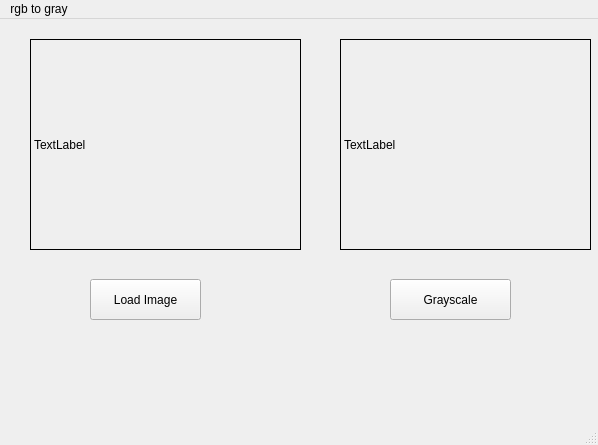
<?xml version="1.0" encoding="UTF-8"?>
<ui version="4.0">
 <class>MainWindow</class>
 <widget class="QMainWindow" name="MainWindow">
  <property name="geometry">
   <rect>
    <x>0</x>
    <y>0</y>
    <width>598</width>
    <height>445</height>
   </rect>
  </property>
  <property name="windowTitle">
   <string>MainWindow</string>
  </property>
  <widget class="QWidget" name="centralwidget">
   <widget class="QPushButton" name="loadButton">
    <property name="geometry">
     <rect>
      <x>90</x>
      <y>260</y>
      <width>111</width>
      <height>41</height>
     </rect>
    </property>
    <property name="text">
     <string>Load Image</string>
    </property>
   </widget>
   <widget class="QLabel" name="imgLabel">
    <property name="geometry">
     <rect>
      <x>30</x>
      <y>20</y>
      <width>271</width>
      <height>211</height>
     </rect>
    </property>
    <property name="frameShape">
     <enum>QFrame::Box</enum>
    </property>
    <property name="text">
     <string>TextLabel</string>
    </property>
   </widget>
   <widget class="QLabel" name="hasilLabel">
    <property name="geometry">
     <rect>
      <x>340</x>
      <y>20</y>
      <width>251</width>
      <height>211</height>
     </rect>
    </property>
    <property name="frameShape">
     <enum>QFrame::Box</enum>
    </property>
    <property name="text">
     <string>TextLabel</string>
    </property>
   </widget>
   <widget class="QPushButton" name="grayButton">
    <property name="geometry">
     <rect>
      <x>390</x>
      <y>260</y>
      <width>121</width>
      <height>41</height>
     </rect>
    </property>
    <property name="text">
     <string>Grayscale</string>
    </property>
   </widget>
  </widget>
  <widget class="QMenuBar" name="menubar">
   <property name="geometry">
    <rect>
     <x>0</x>
     <y>0</y>
     <width>598</width>
     <height>18</height>
    </rect>
   </property>
   <widget class="QMenu" name="menurgb_to_gray">
    <property name="title">
     <string>rgb to gray</string>
    </property>
   </widget>
   <addaction name="menurgb_to_gray"/>
  </widget>
  <widget class="QStatusBar" name="statusbar"/>
 </widget>
 <resources/>
 <connections/>
</ui>
